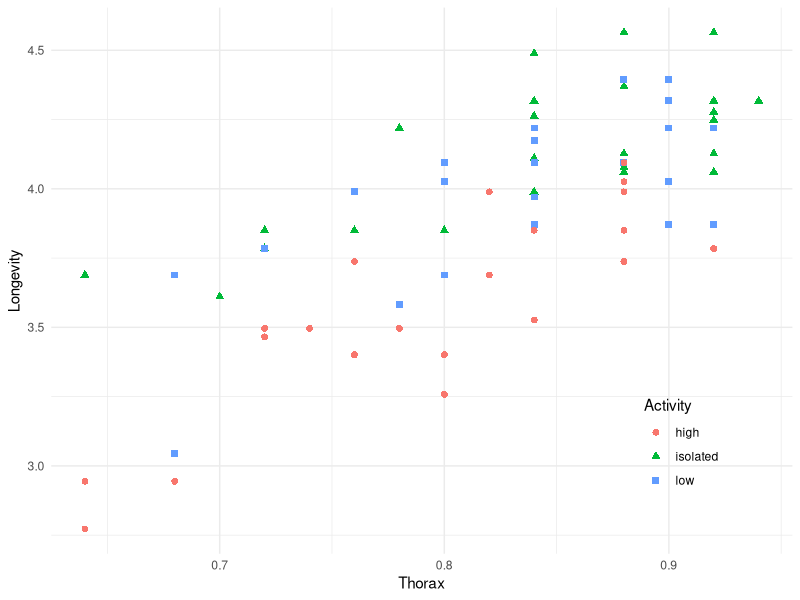
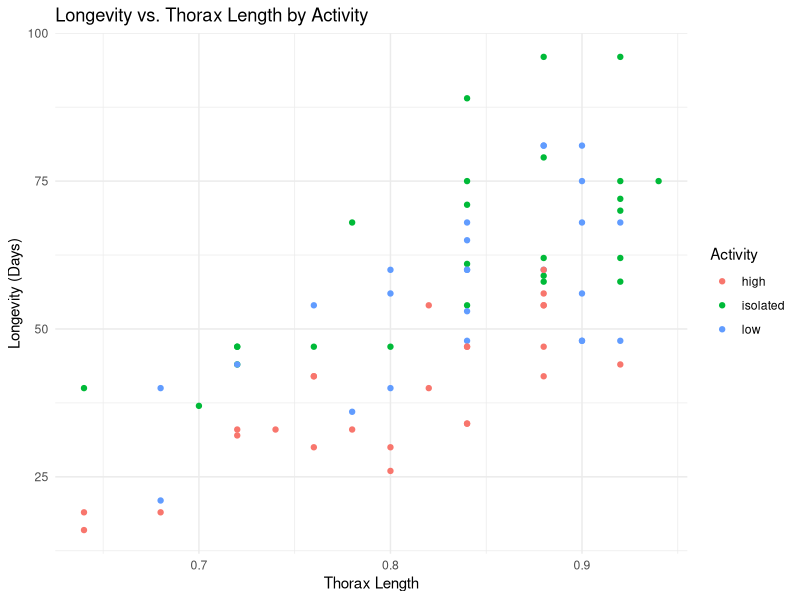
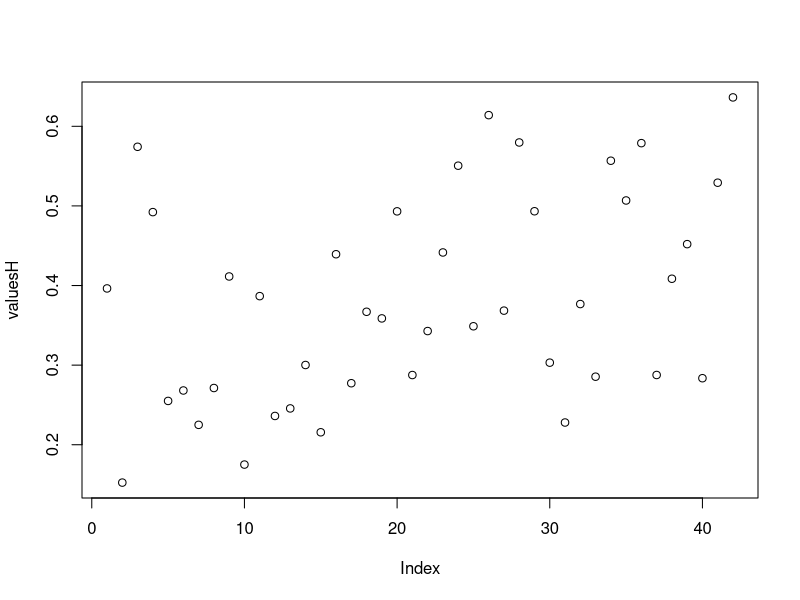
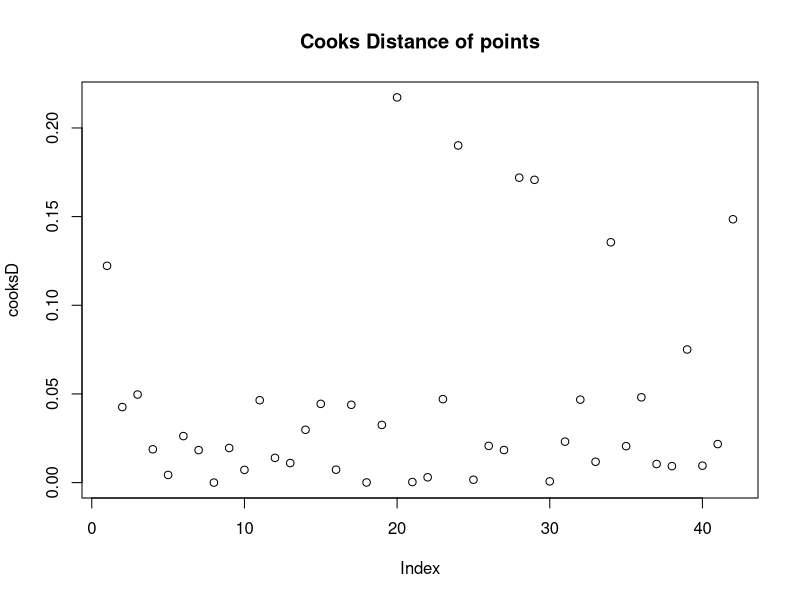
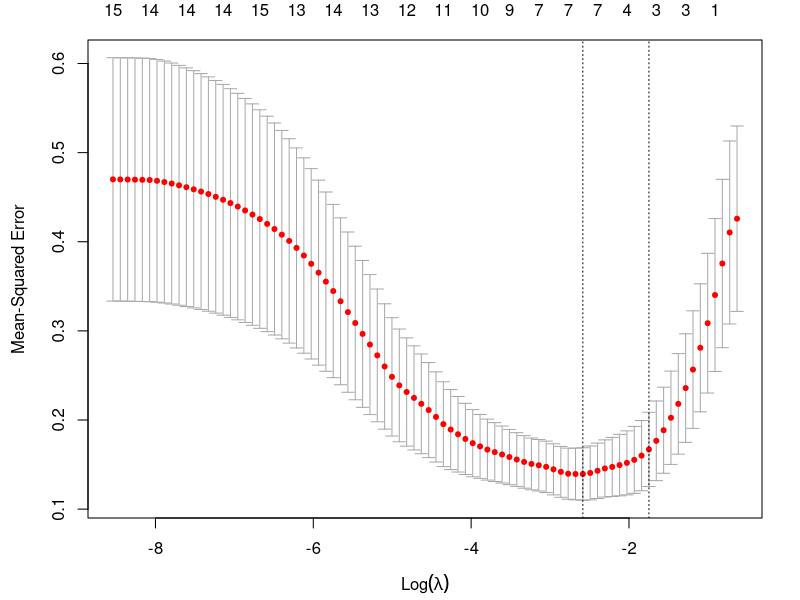
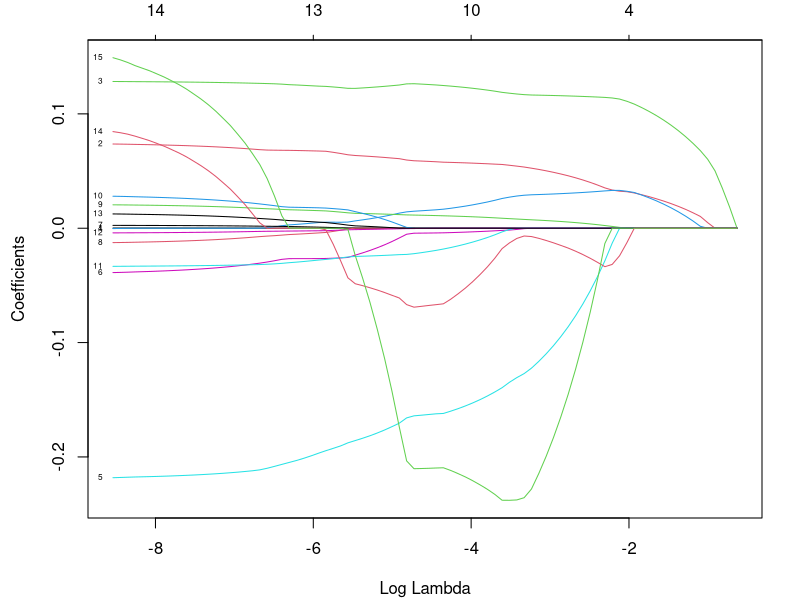
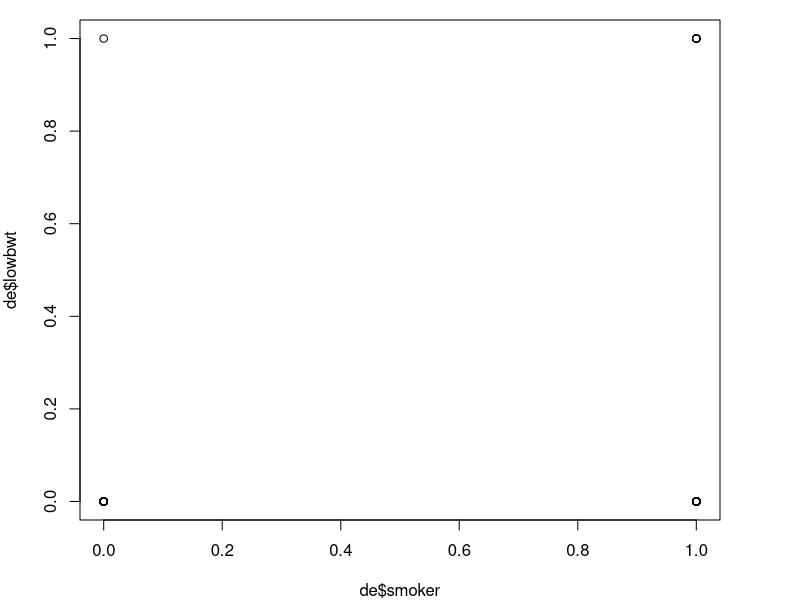
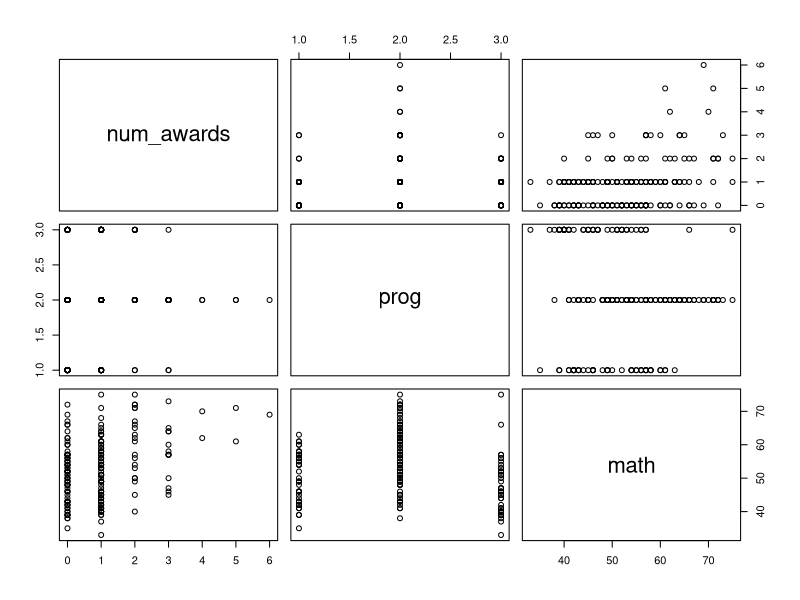

R code for these plots, in order:
## ---- chunk 1
# Load the data
fruitflies <- read.table("fruitflies.txt", header = TRUE)

# Add Logarithm of Longevity
fruitflies$loglongevity <- log(fruitflies$longevity)
## ---- chunk 2
# Create the ggplot
library(ggplot2)

ggplot(data = fruitflies, aes(x = thorax, y = loglongevity, color = activity, shape = activity)) +
  geom_point(size = 2) +
  labs(x = "Thorax", y = "Longevity", color = "Activity", shape = "Activity") +
  theme_minimal() +
  theme(legend.position = c(0.85, 0.2))
## ---- chunk 3
attach(fruitflies)

# Perform ANOVA to test for the effect of sexual activity on longevity
anova_model <- aov(loglongevity ~ activity, data = fruitflies)
print(anova_model)

# Estimated longevities for the three conditions
mean_longevity <- aggregate(loglongevity ~ activity, data = fruitflies, FUN = mean)
mean_longevity$estimated_longevity <- exp(mean_longevity$loglongevity)
print(mean_longevity)
## ---- chunk 4
# Perform ANCOVA to include thorax length as an explanatory variable
ancova_model <- lm(loglongevity ~ activity + thorax, data = fruitflies)
print(ancova_model)
summary(ancova_model)$r.squared

# Calculate estimated longevity for the three groups with average thorax lengths
# Calculate the average thorax length
avg_thorax <- mean(thorax)
 
# Create a data frame with average thorax length for each group
new_data <- data.frame(thorax = avg_thorax, activity = c("isolated", "low", "high"))

# Predict log-longevity for each group with average thorax length
predictions <- predict(ancova_model, newdata = new_data, interval = "confidence", level = 0.95)

# Print the estimated longevities for each group
est_longevities <- exp(predictions)
est_longevities
## ---- chunk 5
# Load necessary packages
library(ggplot2)

# Scatterplot of longevity against thorax length, colored by activity
ggplot(fruitflies, aes(x = thorax, y = longevity, color = activity)) +
  geom_point() +
  labs(title = "Longevity vs. Thorax Length by Activity",
       x = "Thorax Length",
       y = "Longevity (Days)",
       color = "Activity") +
  theme_minimal()

# Test for the similarity of dependence using ANCOVA
model_c <- lm(loglongevity ~ activity * thorax, data = fruitflies)
print(model_c)
summary(model_c)$r.squared
## ---- chunk 6
# Fit ANCOVA model
ancova_model <- lm(longevity ~ activity + thorax, data = fruitflies)

# Summary of ANCOVA model
print(ancova_model)
summary(ancova_model)$r.squared
## ---- chunk 7
# Load the data
d <- read.table("Birthweight.csv", header = TRUE, sep=",")


library(stats)
model = lm(d$Birthweight ~ ., data = d)
valuesH <- hatvalues(model)
plot(valuesH)

model = lm(d$Birthweight ~ ., data = d)
cooksD <- cooks.distance(model)
plot(cooksD,main = "Cooks Distance of points")

library(car)
threshold = 5
model = lm(Birthweight ~ ., data = d)
values <- vif(model)
print(values[values > threshold])
## ---- chunk 8
db = d
p_value = 1

# Step down method: Loop until we can't get rid of more variables
while (p_value > 0.05){
	# Get variable with highest p_value
	model = lm(Birthweight ~ ., data = db)
	s = summary(model)
	v_highest_p = rownames(s$coefficients)[which.max(s$coefficients[,4])]
	p_value = max(s$coefficients[, "Pr(>|t|)"])
	
	# If its bigger than 0.05 remove it!	
	if (p_value > 0.05) {
		db <- db[, !names(db) %in% v_highest_p]
		}

}

print(s)
## ---- chunk 9

model = lm(d$Birthweight ~ d$Headcirc + d$Gestation, data = d)
values = data.frame(colMeans(d))
prediction  <- colMeans(data.frame(predict(model, values , interval = "prediction", level = 0.95)))
confidence <- colMeans(data.frame(predict(model, newdata = values, interval = "confidence")))
print(confidence)
## ---- chunk 10
library(glmnet)

x=as.matrix(subset(d, select=-c(Birthweight)))		#remove the response variable
y=as.double(as.matrix(d$Birthweight)) 			#only the response variable

train=sample(1:nrow(x),0.67*nrow(x)) 			# train by using 2/3 of the data
x.train=x[train,]; y.train=y[train]				# data to train
x.test=x[-train,]; y.test=y[-train]				# data to test the prediction quality

lasso.model=glmnet(x.train,y.train,alpha=1)
cv.lasso=cv.glmnet(x.train,y.train,alpha=1,type.measure="mse")
par(mar = c(4.1, 4.4, 2, 1.9))
plot(cv.lasso)							# the best lambda by cross-validation
plot(cv.lasso$glmnet.fit,xvar="lambda",label=T)

lambda.min=cv.lasso$lambda.min
lambda.1se=cv.lasso$lambda.1se

coef(lasso.model,s=cv.lasso$lambda.1se) 			#beta’s for the best lambda

y.pred=predict(lasso.model,s=lambda.1se,newx=x.test)	#predict for test (with lambda.1se!)
mse.lasso=mean((y.test-y.pred)^2)				#mse for the predicted test rows
print(mean(y.pred))
## ---- chunk 11
de = subset(d, select=c(lowbwt,Gestation,smoker,mage35))
cor.test(de$smoker,de$lowbwt)
cor.test(de$mage35,de$lowbwt)
par(mar = c(4, 4,1, 4))
plot(de$smoker,de$lowbwt)
## ---- chunk 12
de = subset(d, select=c(lowbwt,Gestation,smoker,mage35))
model <- glm(de$lowbwt~de$Gestation+de$smoker+de$mage35, family="binomial", data=de)
exp(coef(model))
## ---- chunk 13
final_model <- lm(de$lowbwt~de$smoker*de$Gestation,data=de)
values <- data.frame(subset(de, Gestation == 40))
prediction  <- colMeans(data.frame(predict(final_model, values)))
## ---- chunk 14
table1 <- table(de$smoker,de$lowbwt)
c_test <- chisq.test(table1)

table2 <- table(de$mage35,de$lowbwt)
c_test <- chisq.test(table2)
## ---- chunk 15
# Load the data
awards <- read.table("awards.txt", header = TRUE)

# Analyze the data
plot(awards)
## ---- chunk 16
# Perform Poisson regression without considering the variable math
poisson_model <- glm(num_awards ~ prog, family=poisson, data=awards)
# Display the summary of the model
summary(poisson_model)

# Estimate numbers of awards for all three types of programs
prog_types <- unique(awards$prog)
for (prog_type in prog_types) {
  awards_estimate <- exp(predict(poisson_model, newdata = data.frame(prog = prog_type), type = "response"))
  cat("Estimated number of awards for program type", prog_type, ":", awards_estimate, "\n")
}
## ---- chunk 17
# Perform the Kruskal-Wallis test
kruskal_test <- kruskal.test(num_awards ~ prog, data = awards)

# Display the results of the test
kruskal_test
## ---- chunk 18
# Perform Poisson regression with prog, math, and their interaction
poisson_model_with_math <- glm(num_awards ~ prog * math, family = "poisson", data = awards)

# Display the summary of the model
summary(poisson_model_with_math)
## ---- chunk 19
# Perform Poisson regression with prog, math, and their interaction
poisson_model_with_math <- glm(num_awards ~ prog * math, family = "poisson", data = awards)

# Display the summary of the model
print(poisson_model_with_math)

# Convert 'prog' to a factor variable
awards$prog <- factor(awards$prog)

# Perform Poisson regression with prog, math, and their interaction
poisson_model_prog_factor <- glm(num_awards ~ prog * math, family = "poisson", data = awards)

print(poisson_model_prog_factor)

## ---- chunk 20
# Create a data frame with the predictor values
new_data <- data.frame(prog = c(1, 2, 3), math = 56)

# Predict the numbers of awards using the model
predicted_awards <- predict(poisson_model_with_math, newdata = new_data, type = "response")

# Display the predicted numbers of awards
predicted_awards
